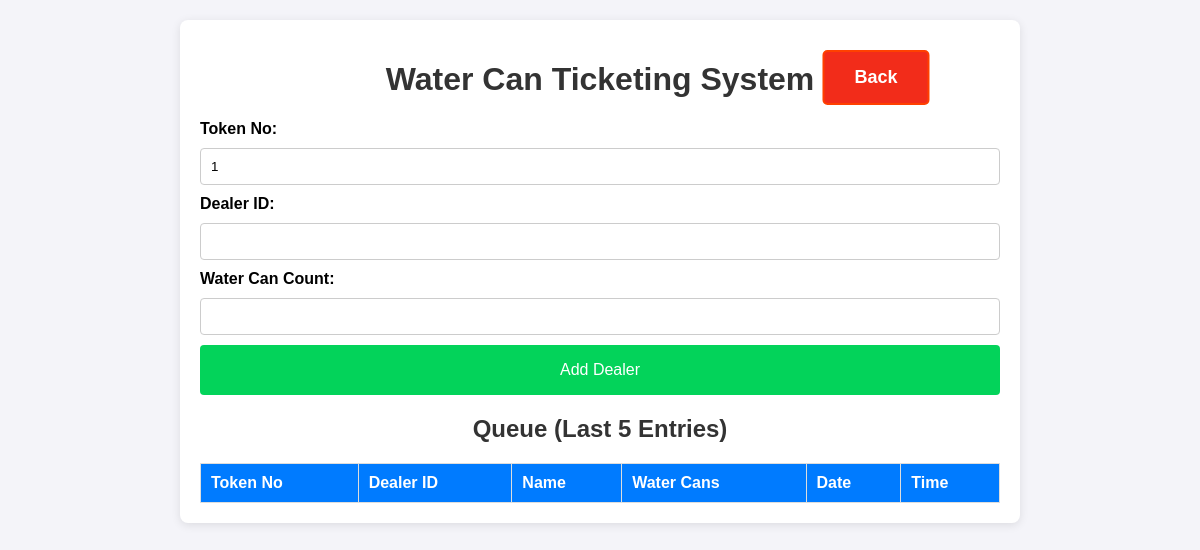
The page /data_entry on the database as committed earlier.
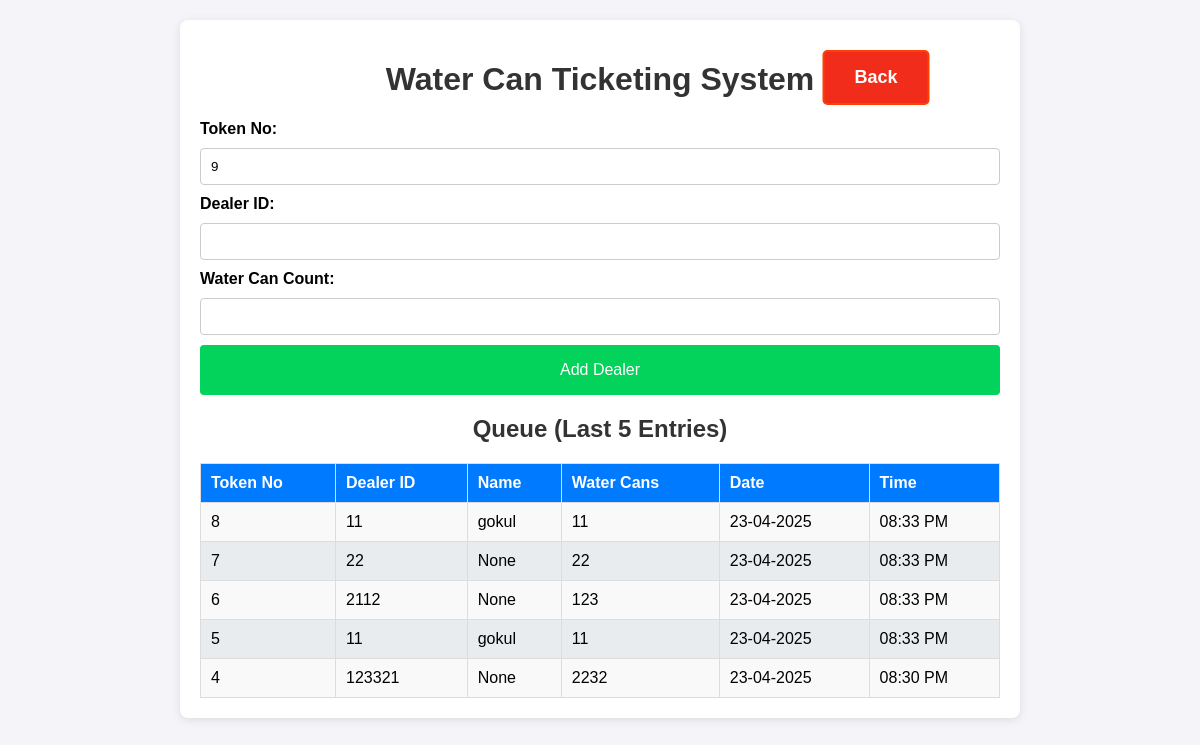
The same page on the database as committed later.
### app.py (models this page shows, shortened)
class Dealer_details(db.Model):
    id = db.Column(db.Integer, primary_key=True)
    dealer_id = db.Column(db.String(100), nullable=False, unique=True)
    name = db.Column(db.String(100), nullable=False)
    mobile = db.Column(db.String(15), nullable=False)

class Dealer(db.Model):
    id = db.Column(db.Integer, primary_key=True)
    dealer_id = db.Column(db.String(100), nullable=False)
    water_can_count = db.Column(db.Integer, nullable=False)
    timestamp = db.Column(db.DateTime, default=datetime.now)
    token_id = db.Column(db.Integer, nullable=False)  # Daily resetting token ID
    @property
    def formatted_date(self):
        return self.timestamp.strftime("%d-%m-%Y")  # Format the date
    @property
    def formatted_time(self):
        return self.timestamp.strftime("%I:%M %p")  # Format the time in 12-hour format

### app.py (the view)
@app.route('/data_entry')
def data_entry(error_message=None):
    today = datetime.today().date()
    dealer_queue = db.session.query(Dealer, Dealer_details.name).outerjoin(Dealer_details, Dealer.dealer_id == Dealer_details.dealer_id).filter(func.date(Dealer.timestamp) == today).order_by(Dealer.timestamp.desc()).limit(5).all()
    token_no = get_next_token_id()
    return render_template('data_entry.html', queue=dealer_queue, token_no = token_no, error_message=error_message)

### app.py (called while the page is built)
def get_next_token_id():
    today = datetime.today().date()
    tokens_today = Dealer.query.with_entities(Dealer.token_id)\
        .filter(func.date(Dealer.timestamp) == today)\
        .order_by(Dealer.token_id.asc())\
        .all()
    token_ids = [token[0] for token in tokens_today]
    max_token_id = max(token_ids) if len(token_ids)>0 else 0
    for i in range(1, max_token_id + 2):
        if i not in token_ids:
            return i
    return 1

### templates/data_entry.html (shortened to what this page needs)
<!DOCTYPE html>
<html lang="en">
<head>
    <link rel="stylesheet" href="/static/styles.css">
</head>
<body>
    <div class="container">
        <h1>Water Can Ticketing System</h1>
        <form action="/add_dealer" method="POST" class="form">
            <label for="token_no">Token No:</label>
            <input type="text" id="token_no" name="token_no" value="{{token_no}}" required >
            <label for="dealer_id">Dealer ID:</label>
            <input type="text" id="dealer_id" name="dealer_id" required autofocus>
            <label for="water_can_count">Water Can Count:</label>
            <input type="number" id="water_can_count" name="water_can_count" required>
            <button type="submit" class="btn">Add Dealer</button>
        </form>
        <h2>Queue (Last 5 Entries)</h2>
        <table>
            <thead>
                <tr>
                    <th>Token No</th>
                    <th>Dealer ID</th>
                    <th>Name</th>
                    <th>Water Cans</th>
                    <th>Date</th>
                    <th>Time</th>
                </tr>
            </thead>
            <tbody>
                {% for dealer, dealer_name in queue %}
                <tr>
                    <td>{{ dealer.token_id }}</td>
                    <td>{{ dealer.dealer_id }}</td>
                    <td>{{ dealer_name }}</td>
                    <td>{{ dealer.water_can_count }}</td>
                    <td>{{ dealer.formatted_date }}</td>
                    <td>{{ dealer.formatted_time }}</td>
                </tr>
                {% endfor %}
            </tbody>
        </table>
    </div>
    <a href="/" class="back">Back</a>
</body>
</html>

### static/styles.css (style rules this page uses)
body { font-family: Arial, sans-serif; background-color: #f4f4f9; margin: 0; padding: 0; }
.container { max-width: 800px; margin: 20px auto; background: #fff; padding: 20px; border-radius: 8px; box-shadow: 0 2px 10px rgba(0, 0, 0, 0.1); }
h1, h2 { color: #333; text-align: center; }
.form { display: flex; flex-direction: column; gap: 10px; margin-bottom: 20px; }
.form label { font-weight: bold; }
.form input { padding: 10px; border: 1px solid #ccc; border-radius: 4px; }
.btn { background-color: #03d35a; color: #fff; border: none; padding: 10px; border-radius: 4px; cursor: pointer; font-size: medium; height: 50px; }
table { width: 100%; border-collapse: collapse; margin-top: 10px; }
h2 { text-align: center; margin-bottom: 20px; }
table th, table td { padding: 10px; border: 1px solid #ddd; text-align: left; }
table th { background-color: #007bff; color: white; }
table tbody tr:nth-child(odd) { background-color: #f9f9f9; }
table tbody tr:nth-child(even) { background-color: #e9ecef; }
a { display: inline-block; padding: 15px 30px; font-size: 18px; font-weight: bold; text-align: center; text-decoration: none; background-color: #007bff; color: white; border-radius: 5px; border: 2px solid #007bff; transition: all 0.3s ease; position: absolute; left: 50%; transform: translateX(-50%); transition: transform 0.2s, background-color 0.2s; }
.back { background-color: #f22c1a; border: 2px solid #ff4000; top: 50px; left: 73%; }

Rows that differ between the two databases and show on the page:
added Dealer_details: token_id "8", dealer_id "11", name "gokul", water_can_count "11", formatted_date "23-04-2025", formatted_time "08:33 PM", token_id "5"
added Dealer: token_id "7", dealer_id "22", dealer_name "None", water_can_count "22", formatted_date "23-04-2025", formatted_time "08:33 PM"
added Dealer: token_id "6", dealer_id "2112", dealer_name "None", water_can_count "123", formatted_date "23-04-2025", formatted_time "08:33 PM"
added Dealer: token_id "4", dealer_id "123321", dealer_name "None", water_can_count "2232", formatted_date "23-04-2025", formatted_time "08:30 PM"
Other text that changed with them:
form field token_no: "1" → "9"
